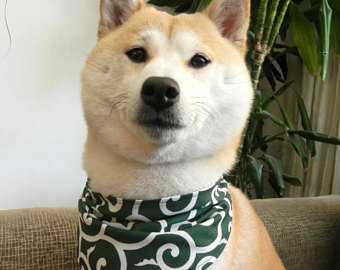
#> input picture shibascarf.jpg, 340 x 270 px
$ jupyter execute --allow-errors gpu-fast-gaussian-buffers.ipynb   (shell and % lines are left out)   (Python 2 division)   (older library calls are emulated)
#> lines starting #> are read from the running program, lines starting #| are printed output that depends on the picture
[cell 1]

import numpy as np
import matplotlib.pyplot as plt
import matplotlib.cm as cm
from scipy.misc import imsave, imshow
import pyopencl as cl
from skimage import io

[cell 2]
# load example image
img = io.imread('./shibascarf.jpg', as_grey=True).astype(np.float32)
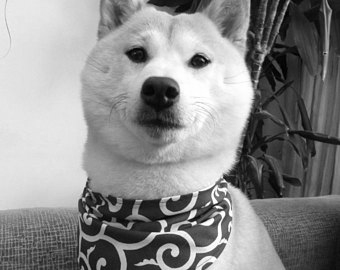
#> img: shape (270, 340) float32; min 0, max 1, mean 0.549
height, width = img.shape
#> height = 270; width = 340
channels = 1
print 'h', height, 'w', width, 'c', channels
#| h 270 w 340 c 1
print img.dtype
#| float32
